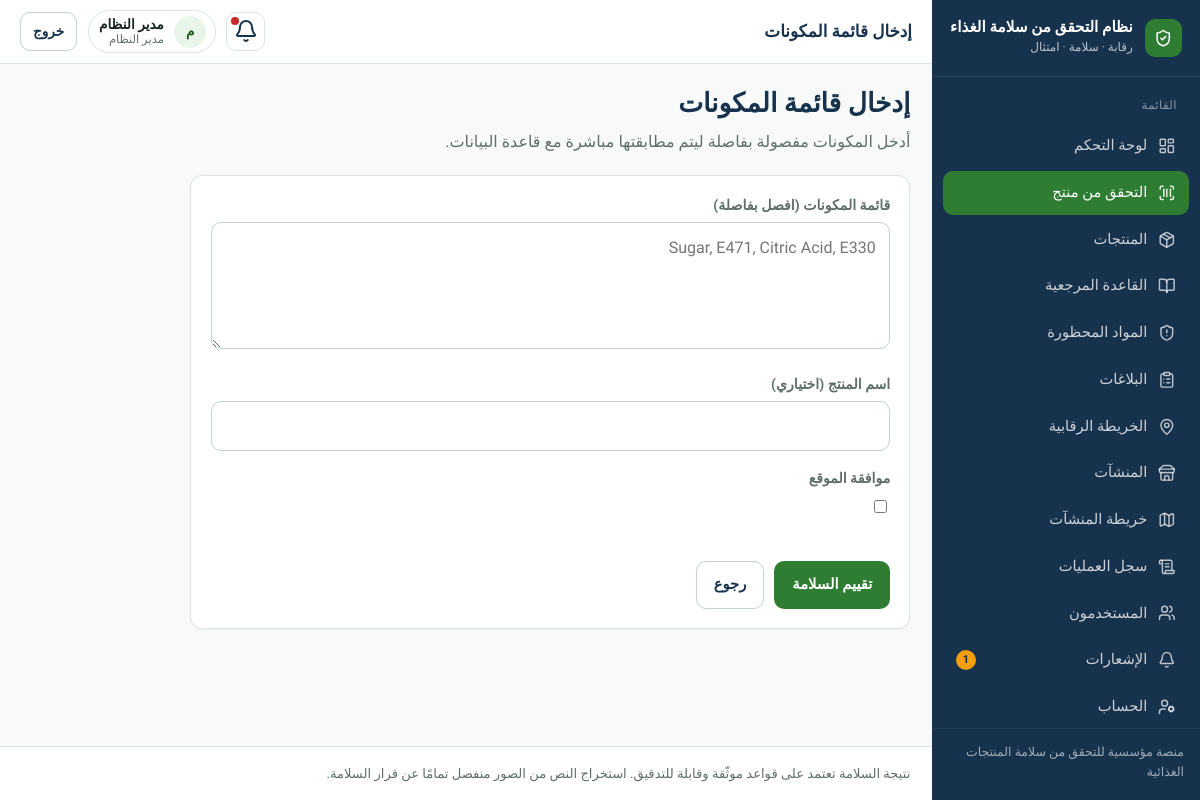
/scan/manual/ (signed in), run on the app's committed database.
### apps/accounts/models.py (models this page shows, shortened)
class User(AbstractUser):
    id = models.UUIDField(primary_key=True, default=uuid.uuid4, editable=False)
    full_name = models.CharField("الاسم الكامل", max_length=150, blank=True)
    phone = models.CharField("الهاتف", max_length=20, blank=True, null=True, unique=True)
    role = models.CharField(
        max_length=32,
        choices=Role.choices,
        default=Role.USER,
        db_index=True,
    )
    preferred_language = models.CharField(
        max_length=2,
        choices=[("ar", "العربية"), ("en", "English")],
        default="ar",
    )
    is_active = models.BooleanField(default=True)
    class Meta:
        verbose_name = "مستخدم"
        verbose_name_plural = "المستخدمون"
        ordering = ["-date_joined"]

### apps/scans/views.py (the view, shortened to what this page needs)
# urls.py: path("manual/", views.scan_manual, name="manual"),
@require_http_methods(["GET", "POST"])
def scan_manual(request):
    form = ManualIngredientsForm(request.POST or None)
    return render(request, "scans/manual.html", {"form": form})

### apps/scans/forms.py
class ManualIngredientsForm(forms.Form):
    ingredients_text = forms.CharField(
        label="قائمة المكونات (افصل بفاصلة)",
        widget=forms.Textarea(attrs={"rows": 4, "placeholder": "Sugar, E471, Citric Acid, E330"}),
    )
    product_name = forms.CharField(label="اسم المنتج (اختياري)", required=False, max_length=255)
    location_consent = forms.BooleanField(required=False, label="موافقة الموقع")
    latitude = forms.FloatField(required=False, widget=forms.HiddenInput)
    longitude = forms.FloatField(required=False, widget=forms.HiddenInput)

### apps/core/context_processors.py (called while the page is built)
def _item(label, url_name, icon, match_prefixes=None):
    return {
        "label": label,
        "url_name": url_name,
        "icon": icon,
        "match_prefixes": match_prefixes or [],
    }

### templates/scans/manual.html (shortened to what this page needs)
{% extends "base.html" %}
{% block topbar_title %}إدخال قائمة المكونات{% endblock %}
{% block content %}
<div class="page-header">
  <div>
    <h1>إدخال قائمة المكونات</h1>
    <p class="lead">أدخل المكونات مفصولة بفاصلة ليتم مطابقتها مباشرة مع قاعدة البيانات.</p>
  </div>
</div>
<section class="card" style="max-width:720px">
  <form method="post" class="form-grid">
    {% for field in form %}
      <div>
        {% if not field.is_hidden %}
          <label for="{{ field.id_for_label }}">{{ field.label }}</label>
        {% endif %}
        {{ field }}
      </div>
    {% endfor %}
    <div class="actions">
      <button class="btn btn-primary" type="submit">تقييم السلامة</button>
      <a class="btn btn-secondary" href="{% url 'scans:hub' %}">رجوع</a>
    </div>
  </form>
</section>
{% endblock %}

### templates/base.html (shortened to what this page needs)
{% load static %}
<!DOCTYPE html>
<html lang="ar" dir="rtl">
<head>
  <link rel="stylesheet" href="{% static 'css/design-system.css' %}">
</head>
<body class="{% block body_class %}{% endblock %}">
{% if use_app_shell %}
  <div class="app-shell">
    <aside class="sidebar" id="sidebar">
      <a class="sidebar-brand" href="{% url 'core:home' %}">
        <span class="brand-mark" aria-hidden="true"><i data-lucide="shield-check"></i></span>
        <span class="brand-text">
          <strong>{{ app_name_ar }}</strong>
          <span>رقابة · سلامة · امتثال</span>
        </span>
      </a>
      <nav class="sidebar-nav" aria-label="القائمة الرئيسية">
        <div class="nav-section">
          <div class="nav-section-title">القائمة</div>
          {% for item in nav_items %}
            <a class="nav-link {% if item.active %}active{% endif %}" href="{{ item.url }}">
              <i data-lucide="{{ item.icon }}"></i>
              <span>{{ item.label }}</span>
              {% if item.url_name == 'notifications:list' and unread_notifications %}
                <span class="nav-badge">{{ unread_notifications }}</span>
              {% endif %}
            </a>
          {% endfor %}
        </div>
      </nav>
      <div class="sidebar-footer">منصة مؤسسية للتحقق من سلامة المنتجات الغذائية</div>
    </aside>
    <div class="main-wrap">
      <header class="topbar">
        <div class="topbar-left">
          <div class="page-title-top">{% block topbar_title %}{{ app_name_ar }}{% endblock %}</div>
        </div>
        <div class="topbar-right">
          <a class="icon-btn" href="{% url 'notifications:list' %}" title="الإشعارات" aria-label="الإشعارات">
            <i data-lucide="bell"></i>
            {% if unread_notifications %}<span class="dot"></span>{% endif %}
          </a>
          <div class="user-chip">
            <span class="user-avatar">{{ user.full_name|default:user.username|make_list|first|upper }}</span>
            <span class="user-meta">
              <strong>{{ user.full_name|default:user.username }}</strong>
              <span>{{ user.get_role_display }}</span>
            </span>
          </div>
          <form method="post" action="{% url 'accounts:logout' %}">
            <button class="btn btn-secondary btn-sm" type="submit">خروج</button>
          </form>
        </div>
      </header>
{% endif %}
      <main class="content"{% if not use_app_shell %} style="max-width:1100px;margin:0 auto"{% endif %}>
        {% block content %}{% endblock %}
      </main>
{% if use_app_shell %}
      <footer class="app-footer">
        نتيجة السلامة تعتمد على قواعد موثّقة وقابلة للتدقيق. استخراج النص من الصور منفصل تمامًا عن قرار السلامة.
      </footer>
    </div>
  </div>
{% else %}
  </div>
{% endif %}
</body>
</html>

### data on the page
User: full_name|make_list "م", full_name "مدير النظام", role "مدير النظام"

### other printed values
{{ app_name_ar }} "نظام التحقق من سلامة الغذاء"
{{ item.label }} "لوحة التحكم" "التحقق من منتج" "المنتجات" "القاعدة المرجعية" "المواد المحظورة" "البلاغات" "الخريطة الرقابية" "المنشآت" "خريطة المنشآت" "سجل العمليات" "المستخدمون" "الإشعارات" "الحساب"
{{ unread_notifications }} "1"
{{ field.label }} "قائمة المكونات (افصل بفاصلة)" "اسم المنتج (اختياري)" "موافقة الموقع"
